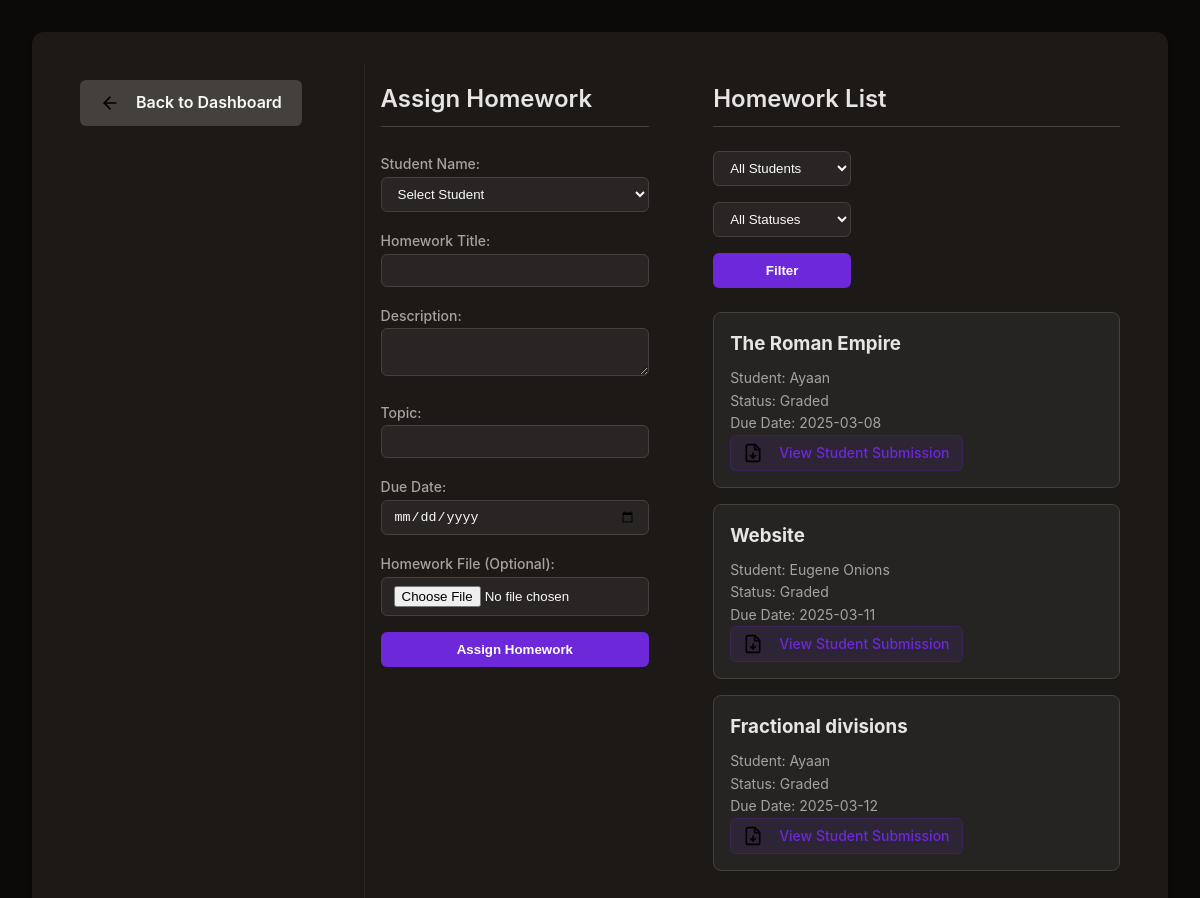
/tracker/homework.php, run on an earlier commit of the app's database.
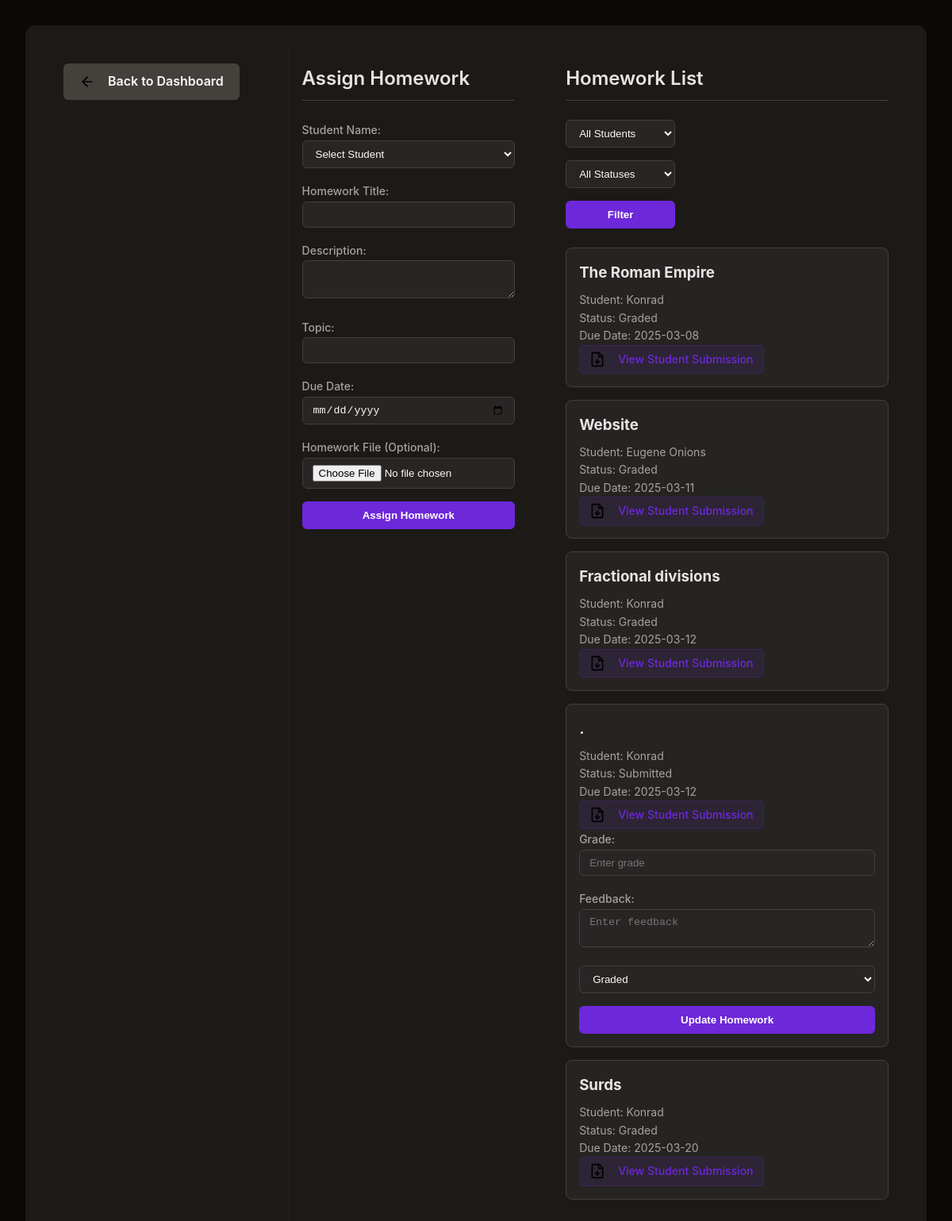
And on a later commit of the database.
### tables this page shows
CREATE TABLE IF NOT EXISTS `homework` (
  `homework_id` int NOT NULL AUTO_INCREMENT,
  `title` varchar(100) NOT NULL,
  `description` text,
  `due_date` date DEFAULT NULL,
  `status` enum('Assigned','Submitted','Graded','Late') DEFAULT 'Assigned',
  `file_path` varchar(255) DEFAULT NULL,
  `submission_path` varchar(255) DEFAULT NULL,
  `feedback` text,
  `grade` varchar(10) DEFAULT NULL,
  `created_at` timestamp NOT NULL DEFAULT CURRENT_TIMESTAMP,
  `student_id` int DEFAULT NULL,
  `tutor_id` int DEFAULT NULL,
  `topic` varchar(100) DEFAULT NULL,
  `submitted_file_path` varchar(255) DEFAULT NULL,
  `submission_date` datetime DEFAULT NULL,
  PRIMARY KEY (`homework_id`)
);

CREATE TABLE IF NOT EXISTS `students` (
  `student_id` int NOT NULL AUTO_INCREMENT,
  `name` varchar(100) NOT NULL,
  `email` varchar(100) NOT NULL,
  `password` varchar(255) NOT NULL,
  `parent_name` varchar(100) DEFAULT NULL,
  `parent_email` varchar(100) DEFAULT NULL,
  `phone` varchar(20) DEFAULT NULL,
  `grade` varchar(20) DEFAULT NULL,
  `subjects` varchar(255) DEFAULT NULL,
  `notes` text,
  `created_at` timestamp NOT NULL DEFAULT CURRENT_TIMESTAMP,
  `last_login` timestamp NULL DEFAULT NULL,
  PRIMARY KEY (`student_id`),
  UNIQUE KEY `email` (`email`)
);

### tracker/homework.php (the view, shortened to what this page needs)
<?php
require_once 'db_connect.php';
$tutor_id = 1;
$page = isset($_GET['page']) ? max(1, intval($_GET['page'])) : 1;
$recordsPerPage = 10;
$offset = ($page - 1) * $recordsPerPage;
$query = "
    SELECT h.*, s.name as student_name,
    CASE
        WHEN h.submitted_file_path IS NOT NULL THEN h.submitted_file_path
        ELSE NULL
    END as student_submission_file
    FROM homework h
    JOIN students s ON h.student_id = s.student_id
    WHERE h.tutor_id = $tutor_id
";
$query .= " ORDER BY h.due_date ASC LIMIT $recordsPerPage OFFSET $offset";
$result = mysqli_query($conn, $query);
$homeworks = [];
while ($row = mysqli_fetch_assoc($result)) {
    $homeworks[] = $row;
}
?>
<!DOCTYPE html>
<html lang="en">
<head>
    <link rel="stylesheet" href="homework.css">
</head>
<body>
    <div class="container">
    <div style="display: flex;">
    <div class="homework-assign">
    <a href="tutor-dashboard.php" class="back-button">Back to Dashboard</a>
</div>
<div class="homework-list">
            <h2>Assign Homework</h2>
            <form method="POST" enctype="multipart/form-data">
                <div>
                    <label>Student Name:</label>
                    <select name="student_name" required>
                        <option value="">Select Student</option>
                    </select>
                </div>
                <div>
                    <label>Homework Title:</label>
                    <input type="text" name="homework_title" required>
                </div>
                <div>
                    <label>Description:</label>
                    <textarea name="homework_description" required></textarea>
                </div>
                <div>
                    <label>Topic:</label>
                    <input type="text" name="topic">
                </div>
                <div>
                    <label>Due Date:</label>
                    <input type="date" name="due_date" required>
                </div>
                <div>
                    <label>Homework File (Optional):</label>
                    <input type="file" name="homework_file">
                </div>
                <button type="submit">Assign Homework</button>
            </form>
        </div>
</div>
<div class="homework-list">
            <h2>Homework List</h2>
            <div class="filters">
            <form method="GET">
                <select name="student">
                    <option value="">All Students</option>
                </select>
                <select name="status">
                    <option value="">All Statuses</option>
                </select>
                <button type="submit">Filter</button>
            </form>
                    </div>
            <?php if (empty($homeworks)): ?>
                <p>No homework found.</p>
            <?php else: ?>
                <?php foreach ($homeworks as $homework): ?>
                    <div class="homework-item">
                        <h3><?= htmlspecialchars($homework['title']) ?></h3>
                        <p>Student: <?= htmlspecialchars($homework['student_name']) ?></p>
                        <p>Status: <?= htmlspecialchars($homework['status']) ?></p>
                        <p>Due Date: <?= htmlspecialchars($homework['due_date']) ?></p>
                        <?php if ($homework['student_submission_file']): ?>
    <a href="<?= htmlspecialchars($homework['student_submission_file']) ?>" class="file-link">
        View Student Submission
    </a>
<?php endif; ?>
                        <?php if ($homework['status'] == 'Submitted'): ?>
                            <form method="POST">
                                <div>
                                    <label>Grade:</label>
                                    <input type="text" name="grade" placeholder="Enter grade">
                                </div>
                                <div>
                                    <label>Feedback:</label>
                                    <textarea name="feedback" placeholder="Enter feedback"></textarea>
                                </div>
                                <select name="status">
                                    <option value="Graded">Graded</option>
                                </select>
                                <button type="submit">Update Homework</button>
                            </form>
                        <?php endif; ?>
                    </div>
                <?php endforeach; ?>
            <?php endif; ?>
        </div>
</div>
</body>
</html>

What changed in the data, as far as the page shows it:
changed through a linked row, homework "The Roman Empire": student.name "Ayaan" → "Konrad"
changed through a linked row, homework "Fractional divisions": student.name "Ayaan" → "Konrad"
added homework: title ".", student.name "Konrad", status "Submitted", due_date "2025-03-12"
added homework: title "Surds", student.name "Konrad", status "Graded", due_date "2025-03-20"
